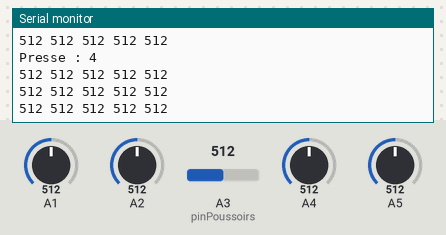
This sketch was run on a simulated Arduino Uno, built with avr-gcc and run on an emulated ATmega328P. Parts: the last lines printed to the serial monitor. The inputs (shaded band) are chosen by the test bench; at power-on: A3 (pinPoussoirs) = 512, A1 = 512, A2 = 512, A4 = 512, A5 = 512.

Above: at 1.2 s.
1.3 s: A3 (pinPoussoirs) set to 992
At 2.02 s:
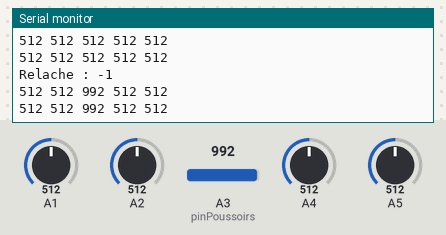
3.0 s: A1 set to 716
At 3.22 s:
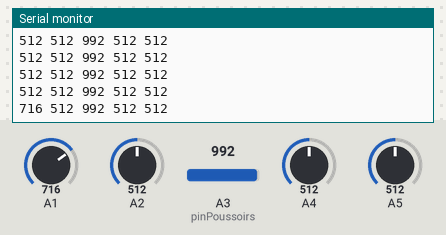
4.5 s: A2 set to 716
At 4.73 s:
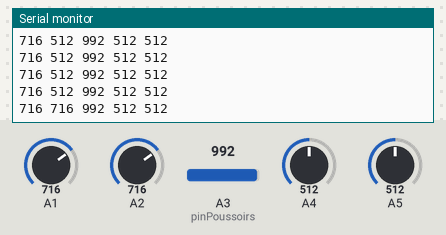
6.0 s: A4 set to 716
At 6.24 s:
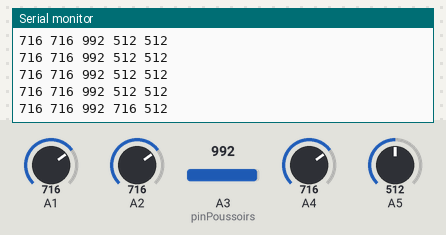
7.5 s: A5 set to 716
At 7.74 s:
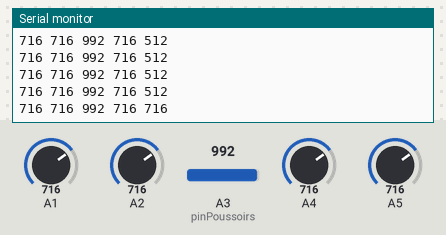
9.0 s: A1 set to 992
At 9.25 s:
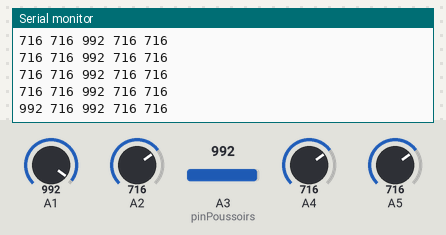
Timing chart, 0 to 11.5 s (numbered marks = the images above; inputs shaded):
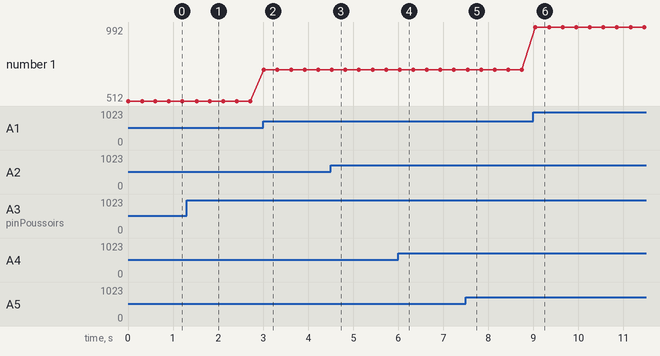

The sketch:

test1.ino
```cpp
const byte NON_PRESSE = 0;
const byte ENFONCE = 1;
const byte PRESSE = 2;

byte etatAutomate = NON_PRESSE;
int etatPoussoir = -1;

const byte AUCUN_EVENEMENT = 0;
const byte EVENEMENT_PRESSE = 1;
const byte EVENEMENT_RELACHE = 2;

const int pinPoussoirs = 3;

int lirePoussoirs()
{
  int resultat;
  int numPoussoir = (analogRead(pinPoussoirs) + 64) / 128;

  int nouvelEtatPoussoir = etatPoussoir; /* à priori rien ne change */

  switch (etatAutomate) {
    case NON_PRESSE:
      if (numPoussoir < 8)
        etatAutomate = ENFONCE;
      break;
    case ENFONCE:
      if (numPoussoir < 8) {
        etatAutomate = PRESSE;
        nouvelEtatPoussoir = numPoussoir;
      }
      else {
        etatAutomate = NON_PRESSE;
      }
      break;
    case PRESSE:
      if (numPoussoir == 8) {
        etatAutomate = NON_PRESSE;
        nouvelEtatPoussoir = -1;
      }
      break;
  }

  return nouvelEtatPoussoir;
}

/*
   construction d'un événement en comparant
   le nouvel état des poussoirs avec l'état précédent.
*/
byte lireEvenement(int *numPoussoir)
{
  byte evenement;
  int nouvelEtatPoussoir = lirePoussoirs();

  if (nouvelEtatPoussoir == etatPoussoir)
    evenement = AUCUN_EVENEMENT;
  if (nouvelEtatPoussoir >= 0 && etatPoussoir == -1)
    evenement = EVENEMENT_PRESSE;
  if (nouvelEtatPoussoir == -1 && etatPoussoir >= 0)
    evenement = EVENEMENT_RELACHE;

  etatPoussoir = nouvelEtatPoussoir;
  *numPoussoir = etatPoussoir;

  return evenement;
}

void setup()
{
  Serial.begin(9600);
}

void loop()
{
  int numPoussoir;
  byte evenement = lireEvenement(&numPoussoir);

  switch (evenement) {
    case EVENEMENT_PRESSE:
      Serial.print("Presse : ");
      Serial.println(numPoussoir);
      break;
    case EVENEMENT_RELACHE:
      Serial.print("Relache : ");
      Serial.println(numPoussoir);
      break;
  }
  Serial.print( analogRead(1));
  Serial.print(" ");
  Serial.print( analogRead(2));
  Serial.print(" ");
  Serial.print( analogRead(3));
  Serial.print(" ");
  Serial.print( analogRead(4));
  Serial.print(" ");
  Serial.print( analogRead(5));
  Serial.print(" ");
  Serial.println(" ");
  delay(300);
}
```

Measured:
- after the input at 1.3 s, the serial monitor: prints a new line after 0.21 s (image 1)
- after the input at 3.0 s, the serial monitor: prints a new line at once (image 2)
- after the input at 4.5 s, the serial monitor: prints a new line at once (image 3)
- after the input at 6.0 s, the serial monitor: prints a new line at once (image 4)
- after the input at 7.5 s, the serial monitor: prints a new line at once (image 5)
- after the input at 9.0 s, the serial monitor: prints a new line after 0.05 s (image 6)
- plotted number 1: 512 → 716 after the input at 3.0 s
